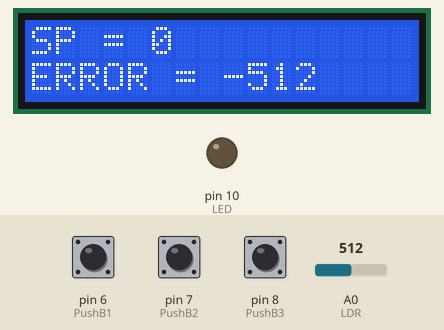
This sketch was run on a simulated Arduino Uno, built with avr-gcc and run on an emulated ATmega328P. Parts: 16×2 character LCD, output pins drawn as LEDs (lit = HIGH). The test bench sets the inputs (shaded band); at power-on: A0 (LDR) = 512, pin 8 (PushB3) HIGH, pin 7 (PushB2) HIGH, pin 6 (PushB1) HIGH. What the sketch prints to the serial monitor is not drawn.

Above: at 1.2 s.
1.3 s: A0 (LDR) set to 0
At 1.7 s:
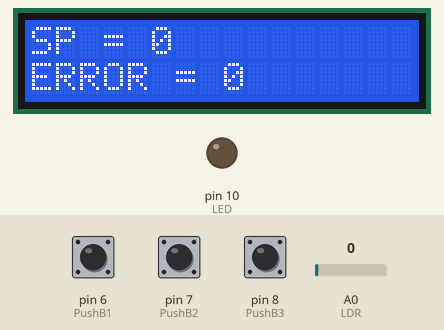
4.3 s: pin 8 (PushB3) pulled LOW for 0.15 s
At 5.0 s:
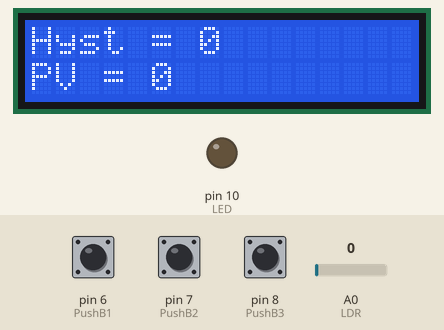
5.9 s: A0 (LDR) set to 122
At 6.3 s:
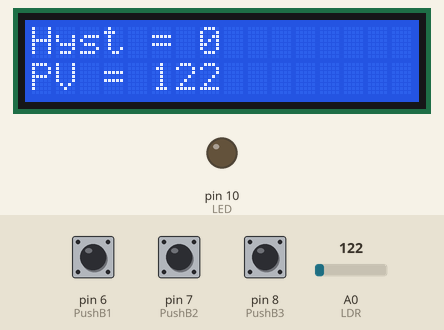
8.9 s: pin 7 (PushB2) pulled LOW for 0.15 s
At 9.09 s:
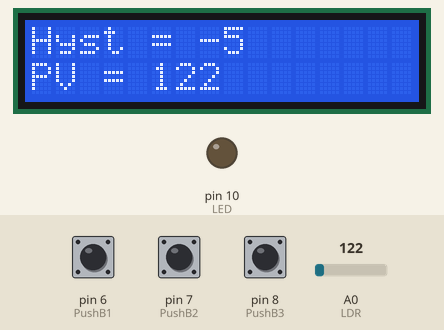
12.0 s: pin 6 (PushB1) pulled LOW for 0.15 s
At 12.9 s:
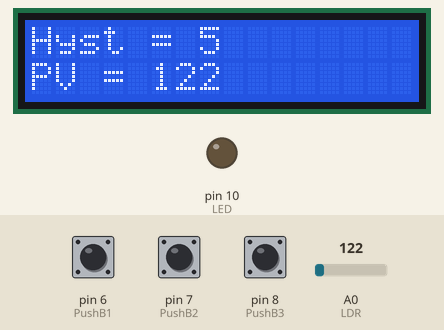
13.6 s: pin 6 (PushB1) pulled LOW for 1 s
At 14.7 s:
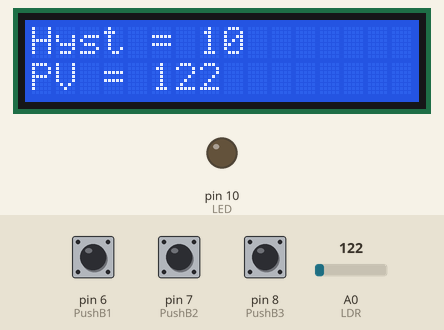
Timing chart, 0 to 16.6 s (numbered marks = the images above; inputs shaded):
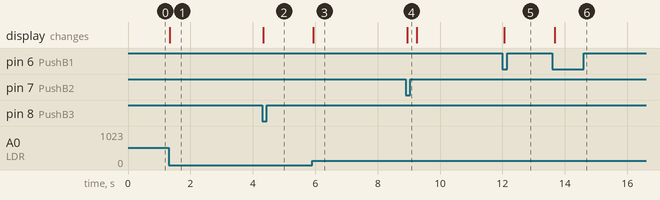

Measured:
- after the input at 1.3 s, the display: changes at once (image 1)
- after the input at 4.3 s, the display: changes at once (image 2)
- after the input at 5.9 s, the display: changes at once (image 3)
- after the input at 8.9 s, the display: changes at once (image 4)
- after the input at 12.0 s, the display: changes after 0.06 s (image 5)
- after the input at 13.6 s, the display: changes after 0.08 s (image 6)

The sketch:

ON_OFF_CONTROL.ino
```cpp
#include <LiquidCrystal.h>
LiquidCrystal lcd(12, 11, 5, 4, 3, 2);

const int PushB1 = 6;
const int PushB2 = 7;
const int PushB3 = 8;

int LED = 10;
int LDR = A0;

int PV;
int CO;
int SetP = 0;
int Error = 0;
int Hys = 0;

int ScreenNumber;

int LastState1;
int LastState2;
int LastState3;

int CurrentState1;
int CurrentState2;
int CurrentState3;

void setup()
{
  Serial.begin(9600);
  lcd.begin(16, 2);
  pinMode(PushB1, INPUT_PULLUP);
  pinMode(PushB2, INPUT_PULLUP);
  pinMode(PushB3, INPUT_PULLUP);
  pinMode(LED, OUTPUT);
}

void loop()
{
  analogWrite(LED, CO);
  PV = analogRead(LDR);
  Error = (SetP - PV);

  /*HYSTERISIS SETTINGS*/
  if (PV <= SetP - Hys)
  {
    CO = 255;
  }
  if (PV >= SetP + Hys)
  {
    CO = 0;
  }

  /*CAPPING Hystorisis TO NOT ALLOW THE USER TO GO UNDER 0*/
  if (Hys <= 0)
  {
    Hys = 0;
  }

  /*CAPPING SETPOINT TO NOT ALLOW THE USER TO GO OVER 1000 AND UNDER 0*/
  if (SetP > 1000)
  {
    SetP = 1000;
  }
  if (SetP < 0)
  {
    SetP = 0;
  }

  /*PUSH BUTTON 1 ADDING SETTINGS*/

  LastState1 = CurrentState1;
  CurrentState1 = digitalRead(PushB1);
  if (LastState1 == 1 && CurrentState1 == 0)
  {
    if (ScreenNumber == 0)
    {
      SetP = SetP + 100;
    }
    if (ScreenNumber == 1)
    {
      Hys = Hys + 5;
    }
  }

  /*PUSH BUTTON 2 SUBTRACTING SETTINGS*/

  LastState2 = CurrentState2;
  CurrentState2 = digitalRead(PushB2);
  if (LastState2 == 1 && CurrentState2 == 0)
  {
    if (ScreenNumber == 0)
    {
      SetP = SetP - 100;
    }
    if (ScreenNumber == 1)
    {
      Hys = Hys - 5;
    }
  }

  /*PUSH BUTTON 3 CHANGE PAGE SETTINGS*/

  LastState3 = CurrentState3;
  CurrentState3 = digitalRead(PushB3);
  if (LastState3 == 1 && CurrentState3 == 0)
  {
    ScreenNumber = ScreenNumber + 1;
    if (ScreenNumber > 1)
    {
      ScreenNumber = 0;
    }
  }

  switch (ScreenNumber)
  {
    case 0:
      lcd.clear();
      lcd.setCursor(0, 0);
      lcd.print("SP = ");
      lcd.print(SetP);
      lcd.setCursor(0, 1);
      lcd.print("ERROR = ");
      lcd.print(Error);
      break;

    case 1:
      lcd.clear();
      lcd.setCursor(0, 0);
      lcd.print("Hyst = ");
      lcd.print(Hys);
      lcd.setCursor(0, 1);
      lcd.print("PV = ");
      lcd.print(PV);
    default:
      break;
  }
  Serial.print("SP: ");
  Serial.print(SetP);
  Serial.print("\t PV: ");
  Serial.print(PV);
  Serial.print("\t Error: ");
  Serial.print(Error);
  Serial.print("\t HYS: ");
  Serial.print(Hys);
  Serial.println();
}
```
